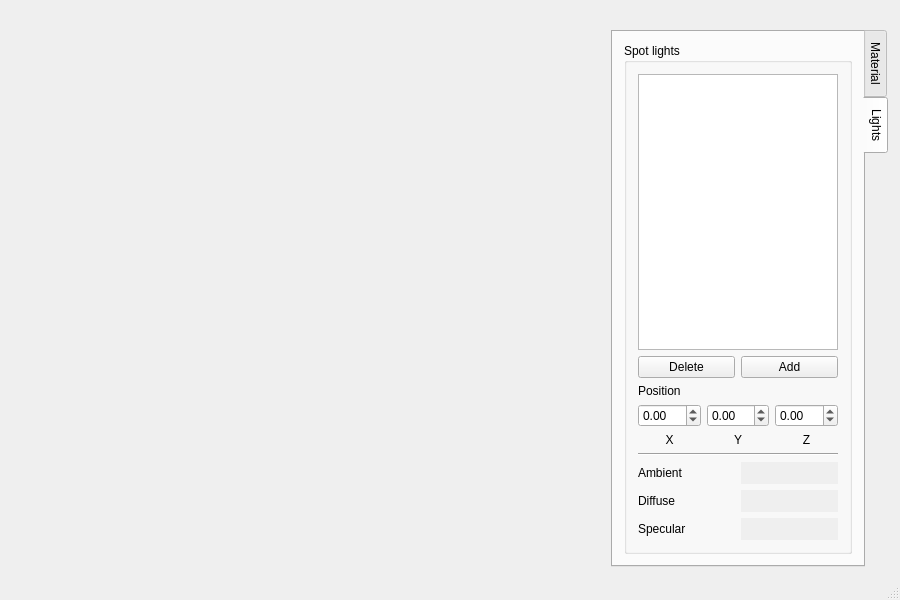
<?xml version="1.0" encoding="UTF-8"?>
<ui version="4.0">
 <class>MainWindow</class>
 <widget class="QMainWindow" name="MainWindow">
  <property name="geometry">
   <rect>
    <x>0</x>
    <y>0</y>
    <width>900</width>
    <height>600</height>
   </rect>
  </property>
  <property name="windowTitle">
   <string>jEle</string>
  </property>
  <property name="windowIcon">
   <iconset resource="icons.qrc">
    <normaloff>:/icon.png</normaloff>:/icon.png</iconset>
  </property>
  <widget class="QWidget" name="centralWidget"/>
  <widget class="QDockWidget" name="dockWidget">
   <property name="minimumSize">
    <size>
     <width>300</width>
     <height>571</height>
    </size>
   </property>
   <property name="maximumSize">
    <size>
     <width>300</width>
     <height>524287</height>
    </size>
   </property>
   <property name="features">
    <set>QDockWidget::NoDockWidgetFeatures</set>
   </property>
   <property name="allowedAreas">
    <set>Qt::RightDockWidgetArea</set>
   </property>
   <attribute name="dockWidgetArea">
    <number>2</number>
   </attribute>
   <widget class="QWidget" name="dockWidgetContents">
    <layout class="QVBoxLayout" name="verticalLayout">
     <item>
      <widget class="QTabWidget" name="tabWidget">
       <property name="tabPosition">
        <enum>QTabWidget::East</enum>
       </property>
       <property name="currentIndex">
        <number>1</number>
       </property>
       <widget class="QWidget" name="objectTab">
        <attribute name="title">
         <string>Material</string>
        </attribute>
        <layout class="QVBoxLayout" name="verticalLayout_2">
         <item>
          <widget class="QGroupBox" name="groupBox">
           <property name="title">
            <string>Light reflections</string>
           </property>
           <property name="flat">
            <bool>false</bool>
           </property>
           <property name="checkable">
            <bool>false</bool>
           </property>
           <layout class="QGridLayout" name="gridLayout_8">
            <item row="1" column="1">
             <widget class="QPushButton" name="objectDiffuseButton">
              <property name="autoFillBackground">
               <bool>true</bool>
              </property>
              <property name="text">
               <string/>
              </property>
              <property name="flat">
               <bool>true</bool>
              </property>
             </widget>
            </item>
            <item row="2" column="0">
             <widget class="QLabel" name="label_3">
              <property name="text">
               <string>Specular</string>
              </property>
             </widget>
            </item>
            <item row="2" column="1">
             <widget class="QPushButton" name="objectSpecularButton">
              <property name="autoFillBackground">
               <bool>true</bool>
              </property>
              <property name="text">
               <string/>
              </property>
              <property name="flat">
               <bool>true</bool>
              </property>
             </widget>
            </item>
            <item row="0" column="0">
             <widget class="QLabel" name="label">
              <property name="text">
               <string>Ambient</string>
              </property>
             </widget>
            </item>
            <item row="0" column="1">
             <widget class="QPushButton" name="objectAmbientButton">
              <property name="autoFillBackground">
               <bool>true</bool>
              </property>
              <property name="text">
               <string/>
              </property>
              <property name="flat">
               <bool>true</bool>
              </property>
             </widget>
            </item>
            <item row="1" column="0">
             <widget class="QLabel" name="label_2">
              <property name="text">
               <string>Diffuse</string>
              </property>
             </widget>
            </item>
            <item row="3" column="0">
             <widget class="QLabel" name="label_7">
              <property name="text">
               <string>Emission</string>
              </property>
             </widget>
            </item>
            <item row="3" column="1">
             <widget class="QPushButton" name="objectEmissionButton">
              <property name="autoFillBackground">
               <bool>true</bool>
              </property>
              <property name="text">
               <string/>
              </property>
              <property name="flat">
               <bool>true</bool>
              </property>
             </widget>
            </item>
           </layout>
          </widget>
         </item>
         <item>
          <widget class="QGroupBox" name="groupBox_2">
           <property name="title">
            <string>Shininess constant</string>
           </property>
           <property name="flat">
            <bool>false</bool>
           </property>
           <property name="checkable">
            <bool>false</bool>
           </property>
           <layout class="QGridLayout" name="gridLayout_7">
            <item row="0" column="0">
             <widget class="QDoubleSpinBox" name="objectShininessSpinbox">
              <property name="singleStep">
               <double>0.250000000000000</double>
              </property>
             </widget>
            </item>
           </layout>
          </widget>
         </item>
         <item>
          <spacer name="verticalSpacer">
           <property name="orientation">
            <enum>Qt::Vertical</enum>
           </property>
           <property name="sizeHint" stdset="0">
            <size>
             <width>20</width>
             <height>40</height>
            </size>
           </property>
          </spacer>
         </item>
        </layout>
       </widget>
       <widget class="QWidget" name="ligthsTab">
        <attribute name="title">
         <string>Lights</string>
        </attribute>
        <layout class="QVBoxLayout" name="verticalLayout_4">
         <item>
          <widget class="QGroupBox" name="groupBox_4">
           <property name="title">
            <string>Spot lights</string>
           </property>
           <layout class="QVBoxLayout" name="verticalLayout_3">
            <item>
             <widget class="QListWidget" name="lightsListWidget"/>
            </item>
            <item>
             <layout class="QHBoxLayout" name="horizontalLayout">
              <item>
               <widget class="QPushButton" name="lightsDeleteButton">
                <property name="text">
                 <string>Delete</string>
                </property>
               </widget>
              </item>
              <item>
               <widget class="QPushButton" name="lightsAddButton">
                <property name="text">
                 <string>Add</string>
                </property>
               </widget>
              </item>
             </layout>
            </item>
            <item>
             <layout class="QGridLayout" name="gridLayout_3">
              <item row="1" column="1">
               <widget class="QDoubleSpinBox" name="lightsYSpinbox">
                <property name="minimum">
                 <double>-1.000000000000000</double>
                </property>
                <property name="maximum">
                 <double>1.000000000000000</double>
                </property>
                <property name="singleStep">
                 <double>0.050000000000000</double>
                </property>
               </widget>
              </item>
              <item row="1" column="2">
               <widget class="QDoubleSpinBox" name="lightsZSpinbox">
                <property name="minimum">
                 <double>-1.000000000000000</double>
                </property>
                <property name="maximum">
                 <double>1.000000000000000</double>
                </property>
                <property name="singleStep">
                 <double>0.050000000000000</double>
                </property>
               </widget>
              </item>
              <item row="2" column="0">
               <widget class="QLabel" name="label_10">
                <property name="text">
                 <string>X</string>
                </property>
                <property name="alignment">
                 <set>Qt::AlignCenter</set>
                </property>
               </widget>
              </item>
              <item row="2" column="1">
               <widget class="QLabel" name="label_11">
                <property name="text">
                 <string>Y</string>
                </property>
                <property name="alignment">
                 <set>Qt::AlignCenter</set>
                </property>
               </widget>
              </item>
              <item row="0" column="0" colspan="3">
               <widget class="QLabel" name="label_4">
                <property name="text">
                 <string>Position</string>
                </property>
               </widget>
              </item>
              <item row="2" column="2">
               <widget class="QLabel" name="label_12">
                <property name="text">
                 <string>Z</string>
                </property>
                <property name="alignment">
                 <set>Qt::AlignCenter</set>
                </property>
               </widget>
              </item>
              <item row="1" column="0">
               <widget class="QDoubleSpinBox" name="lightsXSpinbox">
                <property name="minimum">
                 <double>-1.000000000000000</double>
                </property>
                <property name="maximum">
                 <double>1.000000000000000</double>
                </property>
                <property name="singleStep">
                 <double>0.050000000000000</double>
                </property>
               </widget>
              </item>
             </layout>
            </item>
            <item>
             <widget class="Line" name="line">
              <property name="orientation">
               <enum>Qt::Horizontal</enum>
              </property>
             </widget>
            </item>
            <item>
             <layout class="QGridLayout" name="gridLayout_4">
              <item row="1" column="0">
               <widget class="QLabel" name="label_8">
                <property name="text">
                 <string>Diffuse</string>
                </property>
               </widget>
              </item>
              <item row="1" column="1">
               <widget class="QPushButton" name="lightsDiffuseButton">
                <property name="autoFillBackground">
                 <bool>true</bool>
                </property>
                <property name="text">
                 <string/>
                </property>
                <property name="flat">
                 <bool>true</bool>
                </property>
               </widget>
              </item>
              <item row="2" column="0">
               <widget class="QLabel" name="label_9">
                <property name="text">
                 <string>Specular</string>
                </property>
               </widget>
              </item>
              <item row="2" column="1">
               <widget class="QPushButton" name="lightsSpecularButton">
                <property name="autoFillBackground">
                 <bool>true</bool>
                </property>
                <property name="text">
                 <string/>
                </property>
                <property name="flat">
                 <bool>true</bool>
                </property>
               </widget>
              </item>
              <item row="0" column="0">
               <widget class="QLabel" name="label_13">
                <property name="text">
                 <string>Ambient</string>
                </property>
               </widget>
              </item>
              <item row="0" column="1">
               <widget class="QPushButton" name="lightsAmbientButton">
                <property name="autoFillBackground">
                 <bool>true</bool>
                </property>
                <property name="text">
                 <string/>
                </property>
                <property name="flat">
                 <bool>true</bool>
                </property>
               </widget>
              </item>
             </layout>
            </item>
           </layout>
          </widget>
         </item>
        </layout>
       </widget>
      </widget>
     </item>
    </layout>
   </widget>
  </widget>
  <widget class="QStatusBar" name="statusBar"/>
  <action name="actionOpen">
   <property name="text">
    <string>&amp;Open</string>
   </property>
   <property name="shortcut">
    <string>Ctrl+O</string>
   </property>
  </action>
  <action name="actionAnimation">
   <property name="checkable">
    <bool>true</bool>
   </property>
   <property name="text">
    <string>Toggle &amp;animation</string>
   </property>
   <property name="shortcut">
    <string>Ctrl+A</string>
   </property>
  </action>
 </widget>
 <layoutdefault spacing="6" margin="11"/>
 <tabstops>
  <tabstop>tabWidget</tabstop>
  <tabstop>objectAmbientButton</tabstop>
  <tabstop>objectDiffuseButton</tabstop>
  <tabstop>objectSpecularButton</tabstop>
  <tabstop>objectShininessSpinbox</tabstop>
  <tabstop>lightsListWidget</tabstop>
  <tabstop>lightsDeleteButton</tabstop>
  <tabstop>lightsAddButton</tabstop>
  <tabstop>lightsXSpinbox</tabstop>
  <tabstop>lightsYSpinbox</tabstop>
  <tabstop>lightsZSpinbox</tabstop>
  <tabstop>lightsDiffuseButton</tabstop>
  <tabstop>lightsSpecularButton</tabstop>
 </tabstops>
 <resources>
  <include location="icons.qrc"/>
 </resources>
 <connections/>
</ui>
